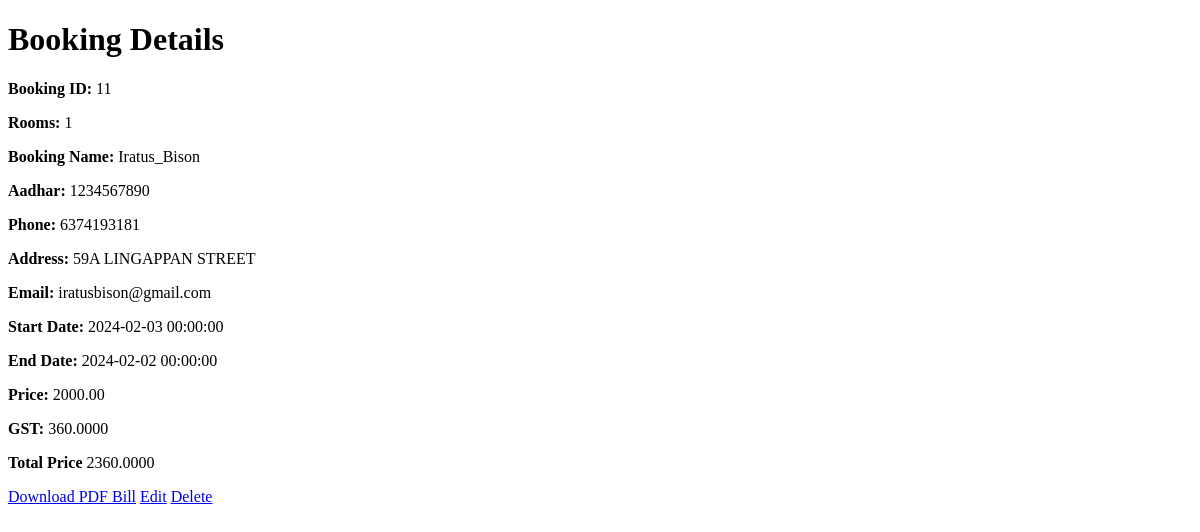
/booking/11/, run on an earlier commit of the app's database.
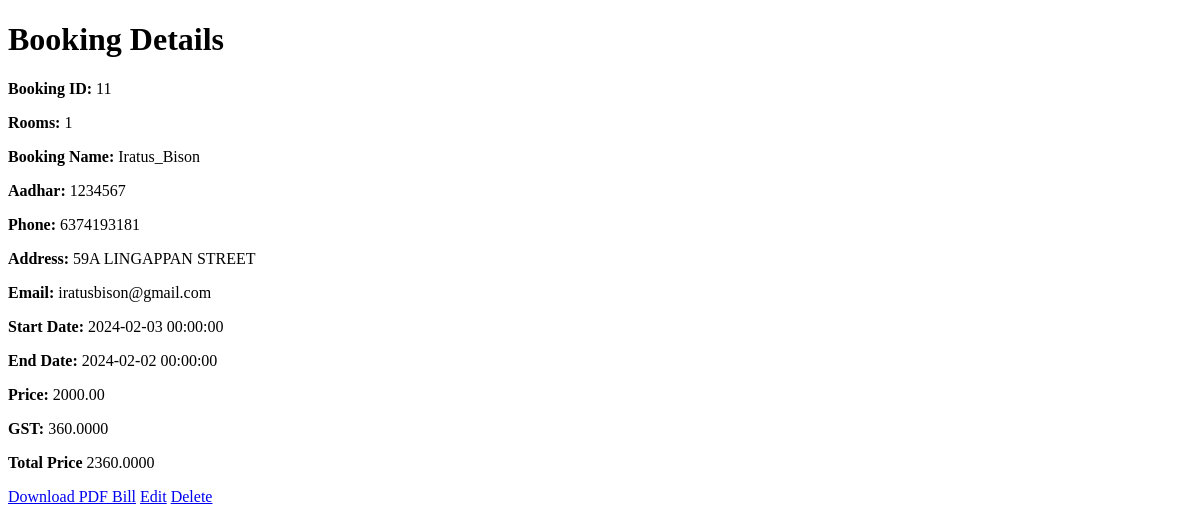
And on a later commit of the database.
### booking/models.py (models this page shows)
class Booking(models.Model):
    rooms = models.ManyToManyField(Room)
    name = models.CharField(max_length=50, null=True)
    address = models.CharField(max_length=500, null=True)
    phone = models.BigIntegerField(null=True)
    aadhar = models.BigIntegerField(null=True)
    email = models.EmailField(null=True)
    start_date = models.DateField()
    end_date = models.DateField()
    price = models.DecimalField(max_digits=10, decimal_places=2)

### booking/views.py (the view)
# urls.py: path('booking/<int:booking_id>/', booking_detail, name='booking_detail'),
def booking_detail(request, booking_id):
    booking = get_object_or_404(Booking, pk=booking_id)
    price = booking.price
    gst = price * Decimal('0.18')
    total_price = price + gst
    room_details = ", ".join([room.name for room in booking.rooms.all()])
    context = {
        'booking': booking,
        'start_date': booking.start_date.strftime('%Y-%m-%d %H:%M:%S'),
        'end_date': booking.end_date.strftime('%Y-%m-%d %H:%M:%S'),
        'name': booking.name,
        'address': booking.address,
        'aadhar': booking.aadhar,
        'phone': booking.phone,
        'price': price,
        'gst': gst,
        'email' : booking.email,
        'total_price': total_price,
        'rooms': room_details,
    }
    return render(request, 'booking_details.html', context)

### booking/templates/booking_details.html (shortened to what this page needs)
<!DOCTYPE html>
<html lang="en">
<head>
</head>
<body>
    <h1>Booking Details</h1>
    <p><strong>Booking ID:</strong> {{ booking.id }}</p>
    <p><strong>Rooms:</strong> {{ rooms }}</p>
    <p><strong>Booking Name:</strong> {{ booking.name}}</p>
    <p><strong>Aadhar:</strong> {{ booking.aadhar }}</p>
    <p><strong>Phone:</strong> {{ booking.phone}}</p>
    <p><strong>Address:</strong> {{ booking.address}}</p>
    <p><strong>Email:</strong> {{ booking.email}}</p>
    <p><strong>Start Date:</strong> {{ start_date }}</p>
    <p><strong>End Date:</strong> {{ end_date }}</p>
    <p><strong>Price:</strong> {{ price }}</p>
    <p><strong>GST:</strong> {{ gst }}</p>
    <p><strong>Total Price</strong> {{ total_price }}</p>
    <a href="{% url 'download_pdf' booking.id %}" target="_blank">Download PDF Bill</a>
    <a href="{% url 'edit_booking' booking.id %}" class="action-btn">Edit</a>
    <a href="{% url 'delete_booking' booking.id %}" class="action-btn">Delete</a>
</body>
</html>

What changed in the data, as far as the page shows it:
changed Booking "Iratus_Bison": aadhar "1234567890" → "1234567"
